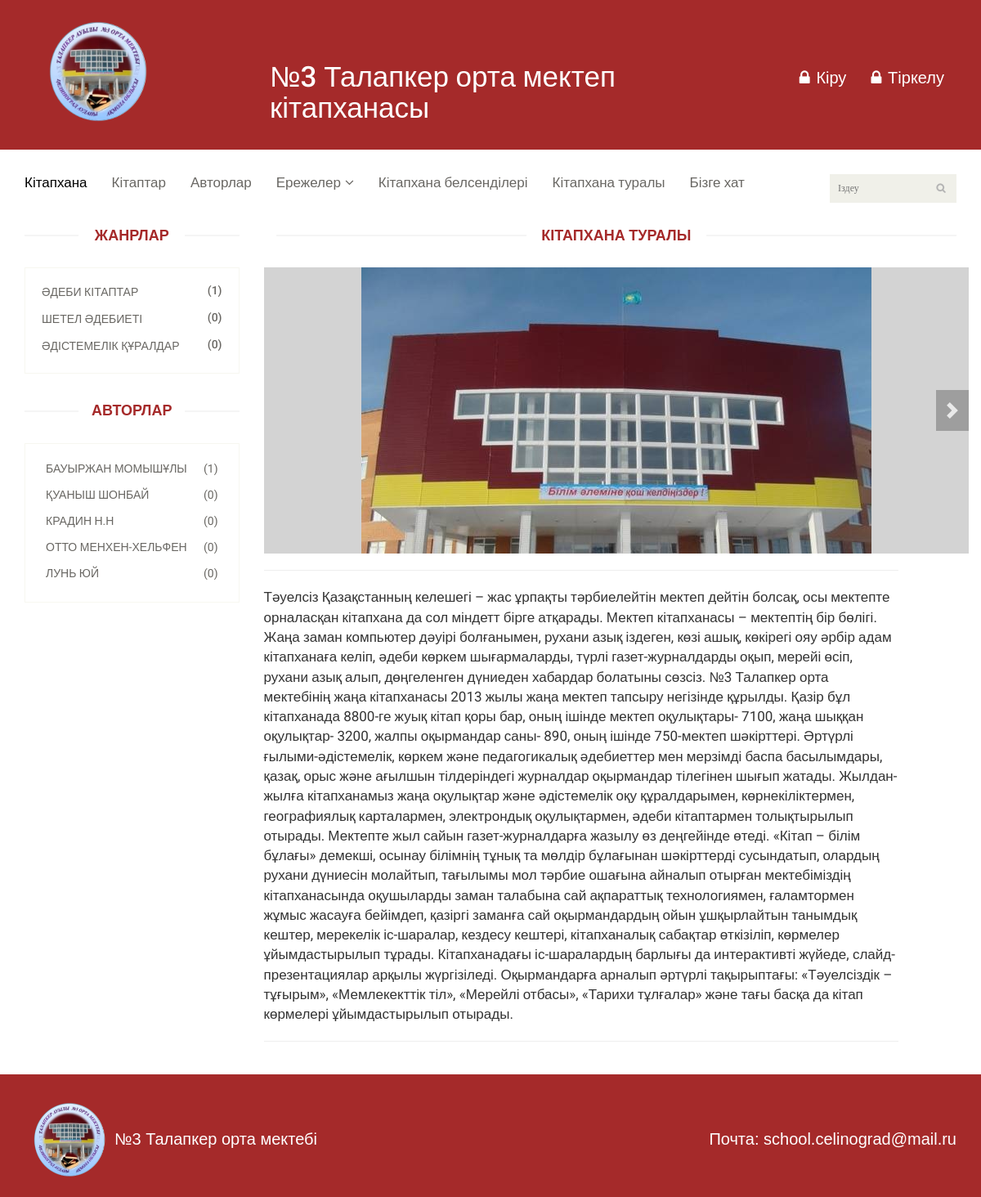
The app's page /about_us/ with its own data.
### books/models.py (models this page shows, shortened)
class Base(models.Model):
    name=models.CharField(max_length=255,verbose_name='Название')
    slug=models.SlugField(max_length=255,verbose_name='Слаг')
    class Meta:
        abstract=True

class Genre(Base):
    def get_absolute_url(self):
        return reverse('home:genre_detail',args=[self.slug])
    class Meta:
        verbose_name='Жанр'
        verbose_name_plural='Жанр'

class Author(Base):
    def get_absolute_url(self):
        return reverse('home:author_detail',args=[self.slug])
    class Meta:
        verbose_name='Авторы'
        verbose_name_plural='Авторы'

### home/views.py (the view)
# urls.py: path('about_us/',views.about_us,name='about_us'),
def about_us(request):
    genres=Genre.objects.all()[:10]
    authors=Author.objects.all()[:10]
    return render(request,'books/about_us.html',locals())

### templates/books/about_us.html (shortened to what this page needs)
{% extends 'base.html' %}
{% load static %}
{% block content %}
<header id="header">
		<div class="header-middle">
			<div class="container">
				<div class="row">
					<div class="col-sm-3">
						<div class="logo ">
							<a href="{% url 'home:home' %}"><img src="{% static 'images/home/logo.png' %}" alt="" width="150"/></a>
					</div>
					</div>
                    <div class="col-sm-5">
						<div class="logo pull-left">
					<h1 style="color: white!important">№3 Талапкер орта мектеп кітапханасы</h1>
                        </div>
					</div>
					<div class="col-sm-4">
						<div class="shop-menu pull-right">
							<ul class="nav navbar-nav lock">
						                  {% if request.user.is_authenticated %}
			<li><a href="{% url 'registration:logout' %}"><i class="fa fa-lock"></i> Шығу</a></li>
                            {% else %}
								<li><a style="color: white!important; font-size: 15px;" href="{% url 'registration:login' %}"><i class="fa fa-lock"></i> Кіру</a></li>
								<li><a style="color: white!important" href="{% url 'registration:register' %}"><i class="fa fa-lock"></i> Тіркелу</a></li>
							{% endif %}
							</ul>
						</div>
					</div>
				</div>
			</div>
		</div>
		<div class="header-bottom">
			<div class="container">
				<div class="row">
					<div class="col-sm-11">
						<div class="mainmenu pull-left">
							<ul class="nav navbar-nav collapse navbar-collapse">
								<li><a href="{% url 'home:home' %}" class="active">Кітапхана</a></li>
								<li><a href="{% url 'home:book_list' %}">Кітаптар</a></li>
								<li><a href="{% url 'home:author_list' %}">Авторлар</a></li>
                                <li class="dropdown"><a href="#">Ережелер<i class="fa fa-angle-down"></i></a>
                                </li>
	                			<li><a href="{% url 'home:library_best' %}">Кітапхана белсенділері</a></li>
                                <li><a href="{% url 'home:about_us' %}">Кітапхана туралы</a></li>
								<li><a href="{% url 'home:contact_us' %}">Бізге хат</a></li>
							</ul>
						</div>
					</div>
                	<div class="col-sm-1">
						<div class="search_box pull-right">
                            <form action="{% url 'home:founded' %}" method="get">
                            							<input type="text" class="text" name="q" placeholder="Іздеу" />
                            </form>
							</div>
                    </div>
                </div>
            </div>
				</div>
	</header>
	<section>
		<div class="container">
			<div class="row">
				<div class="col-sm-3">
					<div class="left-sidebar">
						<h2>Жанрлар</h2>
						<div class="panel-group category-products" id="accordian">
							{% for genre in genres %}
                            <div class="panel panel-default">
								<div class="panel-heading">
									<h4 class="panel-title"><a href="{{ genre.get_absolute_url }}"><span class="pull-right">({{ genre.genre_book.count }})</span>{{ genre.name }}</a></h4>
								</div>
							</div>
							{% endfor %}
						</div>
						<div class="brands_products">
							<h2>Авторлар</h2>
							<div class="brands-name">
								<ul class="nav nav-pills nav-stacked">
                                    {% for author in authors %}
									<li><a href="{{ author.get_absolute_url }}"> <span class="pull-right">({{ author.author_book.count }})</span>{{ author.name }}</a></li>
                                    {% endfor %}
									</ul>
							</div>
						</div>
					</div>
				</div>
				<div class="col-sm-9 padding-right">
                    <h2 class="title text-center">Кітапхана туралы</h2>
                     <div class="slider">
    <div class="slider__wrapper">
      <div class="slider__item">
        <div style="height: 350px; background: lightgrey;">
            <img  src="{% static 'library.jpg' %}" alt="">
        </div>
      </div>
    </div>
    <a class="slider__control slider__control_right slider__control_show" href="#" role="button"></a>
  </div>
                    <div class="aboutlibrary">
                        <hr>
                <p>Тәуелсіз Қазақстанның келешегі – жас ұрпақты тәрбиелейтін мектеп дейтін болсақ, осы мектепте орналасқан кітапхана да сол міндетт бірге атқарады. Мектеп кітапханасы – мектептің бір бөлігі. Жаңа заман компьютер дәуірі болғанымен, рухани азық іздеген, көзі ашық, көкірегі ояу әрбір адам кітапханаға келіп, әдеби көркем шығармаларды, түрлі газет-журналдарды оқып, мерейі өсіп, рухани азық алып, дөңгеленген дүниеден хабардар болатыны сөзсіз.
№3 Талапкер орта мектебінің жаңа кітапханасы 2013 жылы жаңа мектеп тапсыру  негізінде құрылды.
Қазір бұл кітапханада 8800-ге жуық кітап қоры бар, оның ішінде мектеп оқулықтары- 7100, жаңа шыққан оқулықтар- 3200, жалпы оқырмандар саны- 890, оның ішінде 750-мектеп шәкірттері. Әртүрлі ғылыми-әдістемелік, көркем және педагогикалық әдебиеттер мен мерзімді баспа басылымдары, қазақ, орыс және ағылшын тілдеріндегі журналдар оқырмандар тілегінен шығып жатады. Жылдан-жылға кітапханамыз жаңа оқулықтар және әдістемелік оқу құралдарымен, көрнекіліктермен, географиялық карталармен,  электрондық оқулықтармен, әдеби кітаптармен толықтырылып отырады.  Мектепте жыл сайын газет-журналдарға жазылу өз деңгейінде өтеді.
 «Кітап – білім бұлағы» демекші, осынау білімнің тұнық та мөлдір бұлағынан шәкірттерді сусындатып, олардың рухани дүниесін молайтып, тағылымы мол тәрбие ошағына айналып отырған мектебіміздің кітапханасында оқушыларды заман талабына сай ақпараттық технологиямен, ғаламтормен жұмыс жасауға бейімдеп, қазіргі заманға сай оқырмандардың ойын ұшқырлайтын танымдық кештер, мерекелік іс-шаралар, кездесу кештері, кітапханалық сабақтар өткізіліп, көрмелер ұйымдастырылып тұрады.
Кітапханадағы іс-шаралардың барлығы да интерактивті жүйеде, слайд-презентациялар арқылы жүргізіледі. Оқырмандарға арналып әртүрлі тақырыптағы: «Тәуелсіздік – тұғырым», «Мемлекекттік
тіл», «Мерейлі отбасы», «Тарихи тұлғалар» және тағы басқа да кітап көрмелері ұйымдастырылып отырады.
</p>
<hr>
                    </div>
				</div>
			</div>
		</div>
	</section>
{% endblock %}

### templates/base.html (shortened to what this page needs)
<!DOCTYPE html>
{% load static %}
<html lang="en">
<head>
    <link href="{% static 'css/bootstrap.min.css' %}" rel="stylesheet">
    <link href="{% static 'css/font-awesome.min.css' %}" rel="stylesheet">
    <link href="{% static 'css/prettyPhoto.css' %}" rel="stylesheet">
    <link href="{% static 'css/price-range.css' %}" rel="stylesheet">
    <link href="{% static 'css/animate.css' %}" rel="stylesheet">
	<link href="{% static 'css/main.css' %}" rel="stylesheet">
	<link href="{% static 'css/responsive.css' %}" rel="stylesheet">
    </head>
<body>
{% block content %}
{% endblock %}
</body>
<footer>
    <div class="">
				<div class="row">
<div class="footer">
<div class="container">
  <img class="footer-img" src="{% static 'images/home/logo.png' %}">
  <p class="footer-text">№3 Талапкер орта мектебі
</p>
  <p class="footer-mail">Почта: school.celinograd@mail.ru</p>
</div>	</div>		</div>
</footer>

### static/css/price-range.css (style rules this page uses)
.slider { display: inline-block; vertical-align: middle; position: relative; }

### static/css/main.css (style rules this page uses)
.footer { width:100%; height:150px; background-color: brown; }
.footer-img { margin-top: 30px; display: block; float: left; width: 110px; height: 100px; }
.footer-text { margin-top:65px; display: block; float: left; color: white; font-family: sans-serif; font-size: 20px; }
.footer-mail { display: block; float: right; margin-top: 65px; color: white; font-family: sans-serif; font-size: 20px; }
body { font-family: 'Roboto', sans-serif; background:; position: relative; font-weight:400px; }
ul li { list-style: none; }
a { -webkit-transition: 300ms; -moz-transition: 300ms; -o-transition: 300ms; transition: 300ms; }
h1, h2, h3, h4, h5, h6 { font-family: 'Roboto', sans-serif; }
.header-middle .container .row { margin-left: 0; margin-right: 0; padding-bottom: 20px; padding-top: 20px; }
.header-middle .container .row .col-sm-4 { padding-left: 0; }
.shop-menu ul li { display:inline-block; padding-left: 15px; padding-right: 15px; }
.shop-menu ul li:last-child { padding-right: 0; }
.shop-menu ul li a { background: #FFFFFF; color: #696763; font-family: 'Roboto', sans-serif; font-size: 14px; font-weight: 300; padding:0; padding-right: 0; margin-top: 10px; }
.shop-menu ul li a i { margin-right:3px; }
.header-bottom { padding-bottom: 30px; padding-top: 30px; }
.navbar-collapse.collapse { padding-left: 0; }
.mainmenu ul li { padding-right: 15px; padding-left: 15px; }
.mainmenu ul li:first-child { padding-left: 0px; }
.mainmenu ul li a { color: #696763; font-family: 'Roboto', sans-serif; font-size: 17px; font-weight: 300; padding: 0; padding-bottom: 10px; }
.mainmenu ul li a:hover, .mainmenu ul li a.active, .shop-menu ul li a.active { background:none; color:#fdb45e; }
.search_box input { background: #F0F0E9; border: medium none; color: #B2B2B2; font-family: 'roboto'; font-size: 12px; font-weight: 300; height: 35px; outline: medium none; padding-left: 10px; width: 155px; background-image: url(../images/home/searchicon.png); background-repeat: no-repeat; background-position: 130px; }
.fa-angle-down { padding-left: 5px; }
.category-products { border: 1px solid #F7F7F0; margin-bottom: 35px; padding-bottom: 20px; padding-top: 15px; }
.left-sidebar h2, .brands_products h2 { color: #FE980F; font-family: 'Roboto', sans-serif; font-size: 18px; font-weight: 700; margin: 0 auto 30px; text-align: center; text-transform: uppercase; position: relative; z-index:3; }
.left-sidebar h2:after, h2.title:after { content: " "; position: absolute; border: 1px solid #f5f5f5; bottom:8px; left: 0; width: 100%; height: 0; z-index: -2; }
.left-sidebar h2:before { content: " "; position: absolute; background: #fff; bottom: -6px; width: 130px; height: 30px; z-index: -1; left: 50%; margin-left: -65px; }
h2.title:before { content: " "; position: absolute; background: #fff; bottom: -6px; width: 220px; height: 30px; z-index: -1; left: 50%; margin-left: -110px; }
.category-products .panel { background-color: #FFFFFF; border: 0px; border-radius: 0px; box-shadow:none; margin-bottom: 0px; }
.category-products .panel-default .panel-heading { background-color: #FFFFFF; border: 0 none; color: #FFFFFF; padding: 5px 20px; }
.category-products .panel-default .panel-heading .panel-title a { color: #696763; font-family: 'Roboto', sans-serif; font-size: 14px; text-decoration: none; text-transform: uppercase; }
.brands-name { border: 1px solid #F7F7F0; padding-bottom: 20px; padding-top: 15px; }
.brands-name .nav-stacked li a { background-color: #FFFFFF; color: #696763; font-family: 'Roboto', sans-serif; font-size: 14px; padding: 5px 25px; text-decoration: none; text-transform: uppercase; }
.padding-right { padding-right: 0; }
h2.title { color: #FE980F; font-family: 'Roboto', sans-serif; font-size: 18px; font-weight: 700; margin: 0 15px; text-transform: uppercase; margin-bottom: 30px; position: relative; }

### records on screen
Genre: genre_book.count "1", name "ӘДЕБИ КІТАПТАР"
Genre: genre_book.count "0", name "ШЕТЕЛ ӘДЕБИЕТІ"
Genre: genre_book.count "0", name "ӘДІСТЕМЕЛІК ҚҰРАЛДАР"
Author: author_book.count "1", name "БАУЫРЖАН МОМЫШҰЛЫ"
Author: author_book.count "0", name "ҚУАНЫШ ШОНБАЙ"
Author: author_book.count "0", name "КРАДИН Н.Н"
Author: author_book.count "0", name "ОТТО МЕНХЕН-ХЕЛЬФЕН"
Author: author_book.count "0", name "ЛУНЬ ЮЙ"
